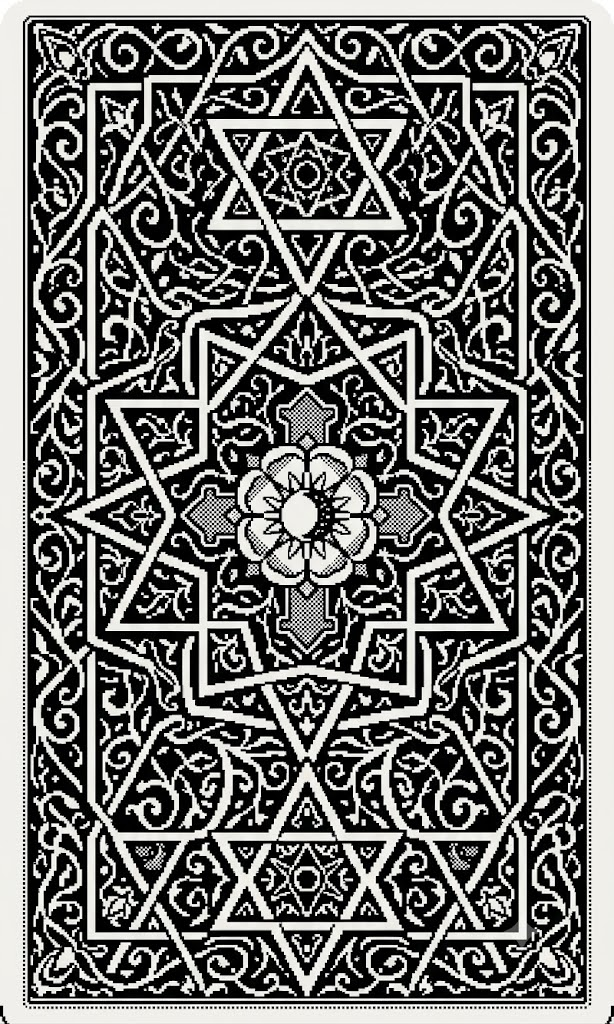
#> input picture art_references/cards/card-back.jpeg, 614 x 1024 px
$ python -i hq_cards.py   (imports and definitions only)
#> lines starting #> are read from the running program, lines starting #| are printed output that depends on the picture; after the words box and inside, x2 and y2 are one past the last pixel; in counts of white or black regions, pixels touching at a corner belong together
#!/usr/bin/env python3
"""Конвертация оригинальных гравюр (static/default) в HQ-лица карт для веба.

Оригиналы — ч/б гравюра в духе Rider-Waite (614x1024, JPEG в .png).
Пайплайн:
- grayscale + autocontrast (чистит JPEG- желтизну и шум)
- паддинг по бокам до 2:3 белым (не режем арт)
- апскейл LANCZOS до 700x1050
- grayscale WebP q88 в web/public/cards/ (~160 КБ/карта вместо ~400 КБ PNG)

Telegram-пайплайн (static/pixel) не трогается.

Usage:
    uv run --with Pillow python scripts/hq_cards.py [--force]
"""

import argparse
import sys
from pathlib import Path

from PIL import Image, ImageChops, ImageFilter, ImageOps

ROOT = Path(__file__).resolve().parent.parent
SRC = ROOT / "static" / "default"
WEB_DST = ROOT / "web" / "public" / "cards"
STATIC_DST = ROOT / "static" / "webapp" / "cards"

TARGET_W, TARGET_H = 900, 1350  # 2:3, крупнее старого low-res 524x780

# Акцентные диапазоны HSV (hue 0-255): золото/жёлтый + голубой/синий.
# Белый не нужен в маске — он и так останется видимым на сером.
SPOT_HUE_RANGES = [(18, 62), (112, 178)]
SPOT_SAT_MIN = 35
SPOT_VAL_MIN = 45


def make_spot_color_mask(rgb: Image.Image) -> Image.Image:
    """Return an 8-bit mask where accent colors stay visible on a grayscale card."""
    hsv = rgb.convert("HSV")
    h, s, v = hsv.split()

    def in_ranges(i: int) -> int:
        for lo, hi in SPOT_HUE_RANGES:
            if lo <= i <= hi:
                return 255
        return 0

    hue_mask = h.point(in_ranges)
    sat_mask = s.point(lambda i: 255 if i >= SPOT_SAT_MIN else 0)
    val_mask = v.point(lambda i: 255 if i >= SPOT_VAL_MIN else 0)

    mask = ImageChops.multiply(hue_mask, ImageChops.multiply(sat_mask, val_mask))
    # плавные края, чтобы цвет не выглядел вырезанным
    return mask.filter(ImageFilter.GaussianBlur(radius=1.8))


# [102 lines left out: functions convert_card, clean_stale_faces, main, not called in this run]


# [2 lines not run here, left out]

>>> from PIL import Image
>>> picture = Image.open('../art_references/cards/card-back.jpeg')
#> picture is the input picture: PIL image 614x1024 RGB; mean R, G, B 113.5, 113.5, 111.6
>>> result = make_spot_color_mask(picture)
#> in make_spot_color_mask, `hsv = rgb.convert("HSV")`: hsv: PIL image 614x1024 HSV; mean H, S, V 31.3, 29, 113.7
#> in make_spot_color_mask, `h, s, v = hsv.split()`:
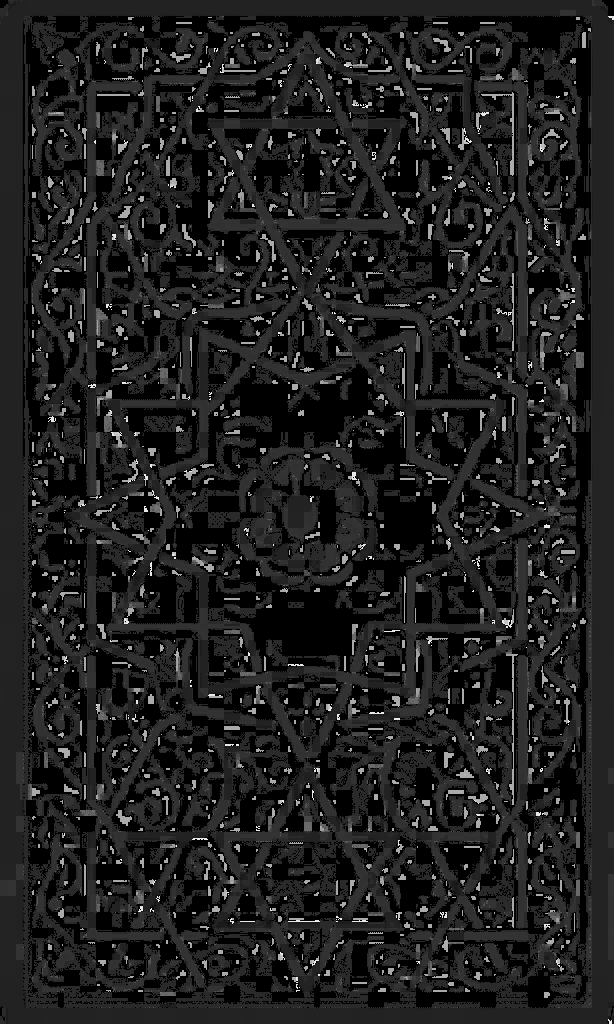
#> h: PIL image 614x1024 L; min 0, max 244, mean 31.3
#> in make_spot_color_mask, `h, s, v = hsv.split()`:
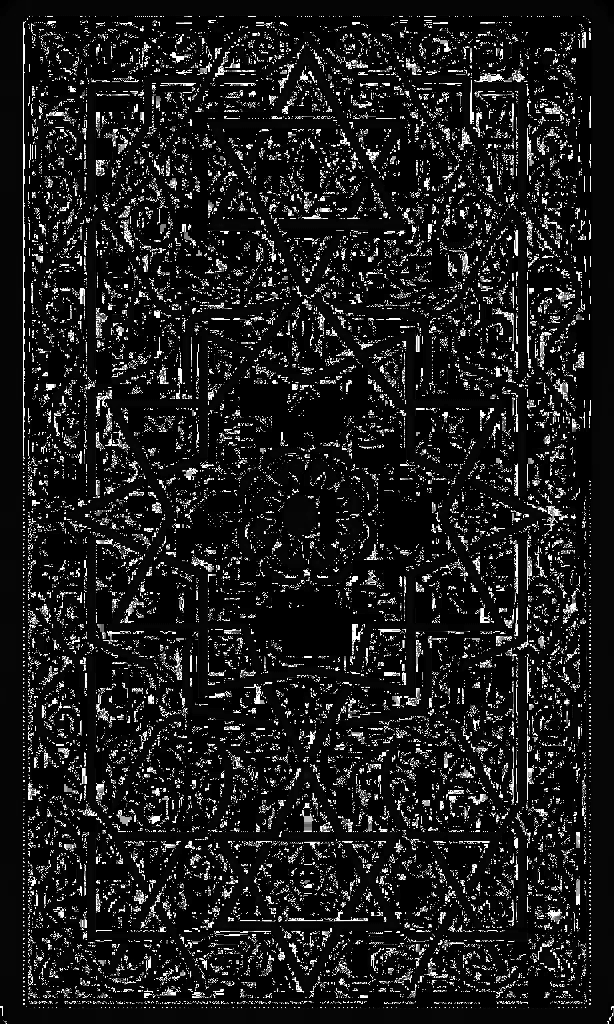
#> s: PIL image 614x1024 L; min 0, max 255, mean 29
#> in make_spot_color_mask, `hue_mask = h.point(in_ranges)`:
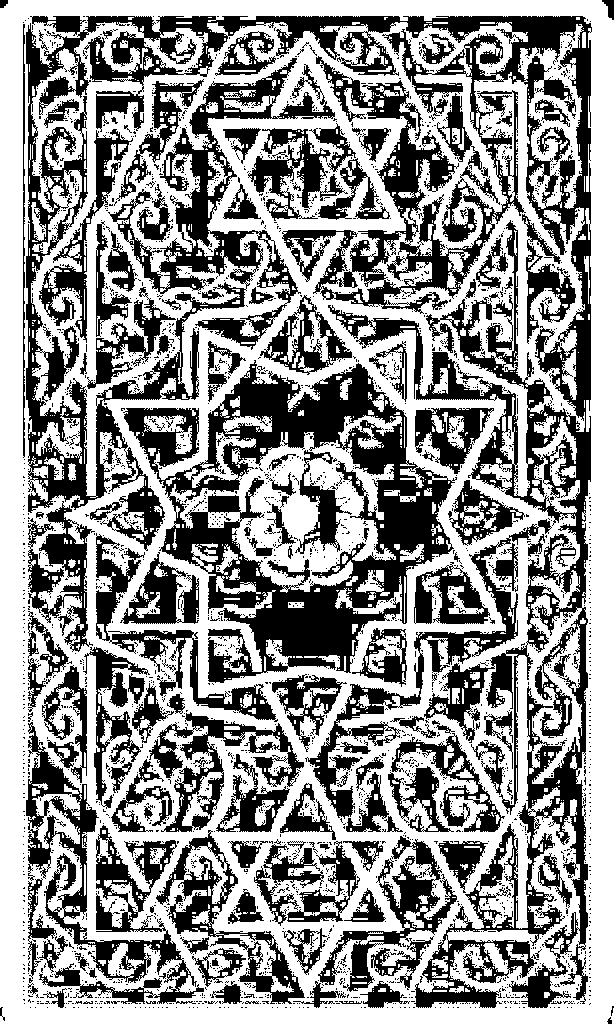
#> hue_mask: PIL image 614x1024 L; 57.8% white; 2720 black regions (2574 under 20 px), largest, box (x1, y1, x2, y2) and area: (26, 16, 592, 1008) 104192, (123, 360, 457, 683) 36747, (26, 722, 204, 1004) 12223
#> in make_spot_color_mask, `sat_mask = s.point(lambda i: 255 if i >= SPOT_SAT_MIN else 0)`:
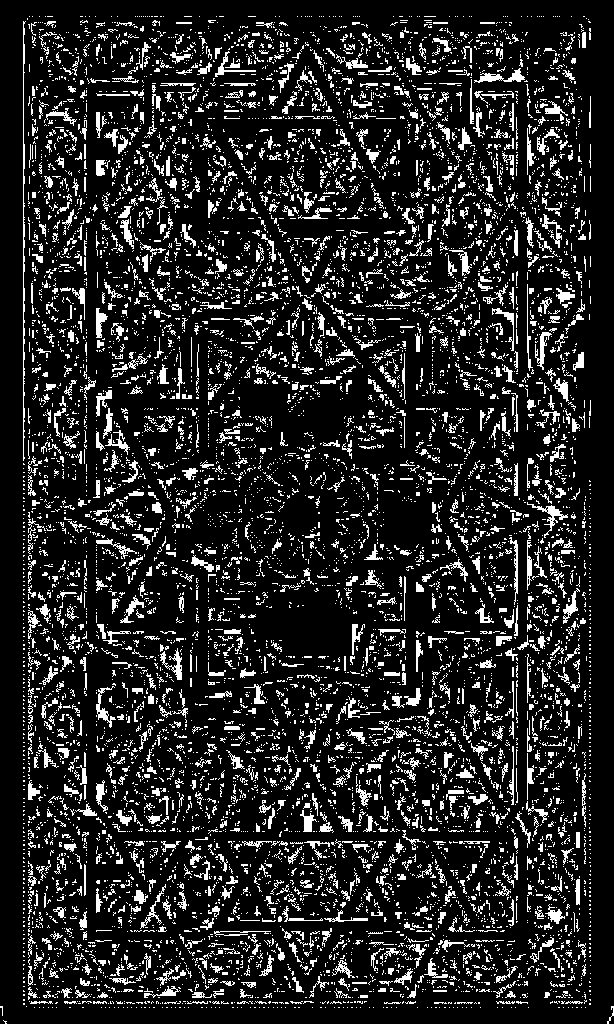
#> sat_mask: PIL image 614x1024 L; 14.4% white in thin lines or dots
#> in make_spot_color_mask, `val_mask = v.point(lambda i: 255 if i >= SPOT_VAL_MIN else 0)`:
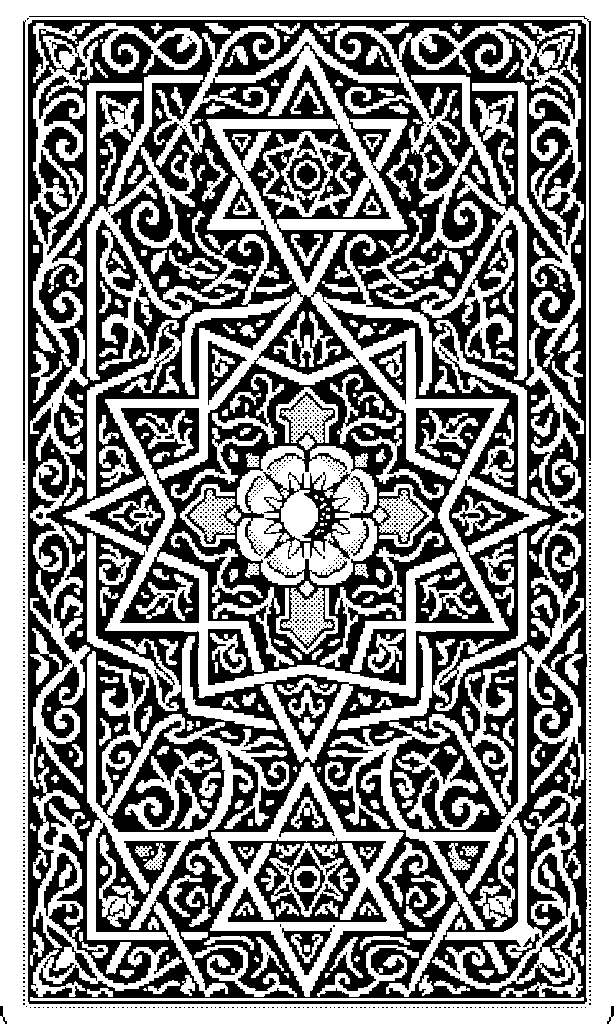
#> val_mask: PIL image 614x1024 L; 53.2% white; 1045 black regions (1001 under 20 px), largest, box (x1, y1, x2, y2) and area: (28, 20, 587, 1004) 268408, (228, 838, 387, 922) 5508, (263, 472, 351, 559) 2371
#> in make_spot_color_mask, `mask = ImageChops.multiply(hue_mask, ImageChops.multiply(sat_mask, val..`:
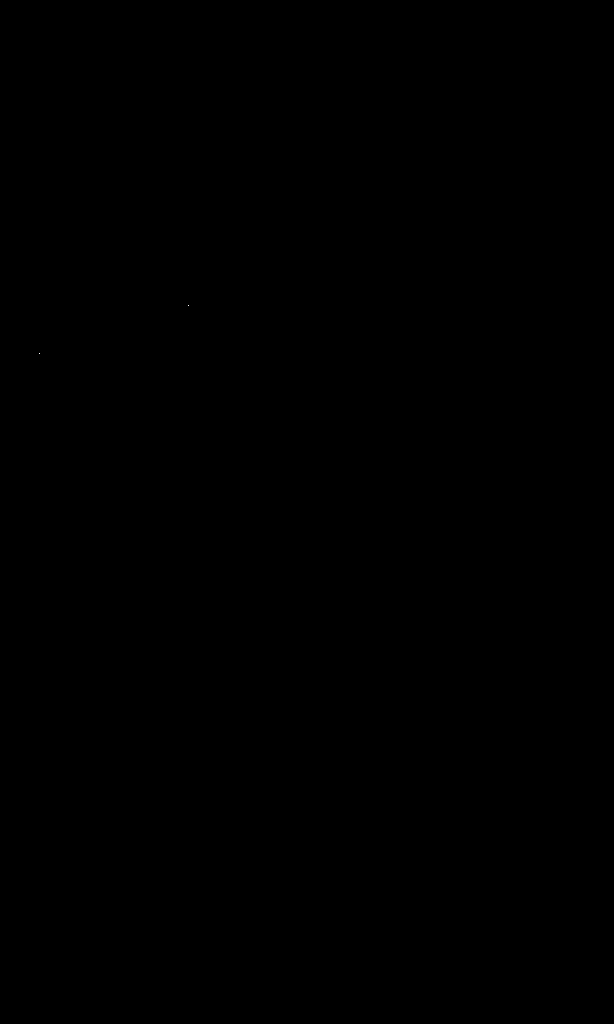
#> mask: PIL image 614x1024 L; 0% white in thin lines or dots, all inside (x1, y1, x2, y2) = (39, 305, 189, 354)
